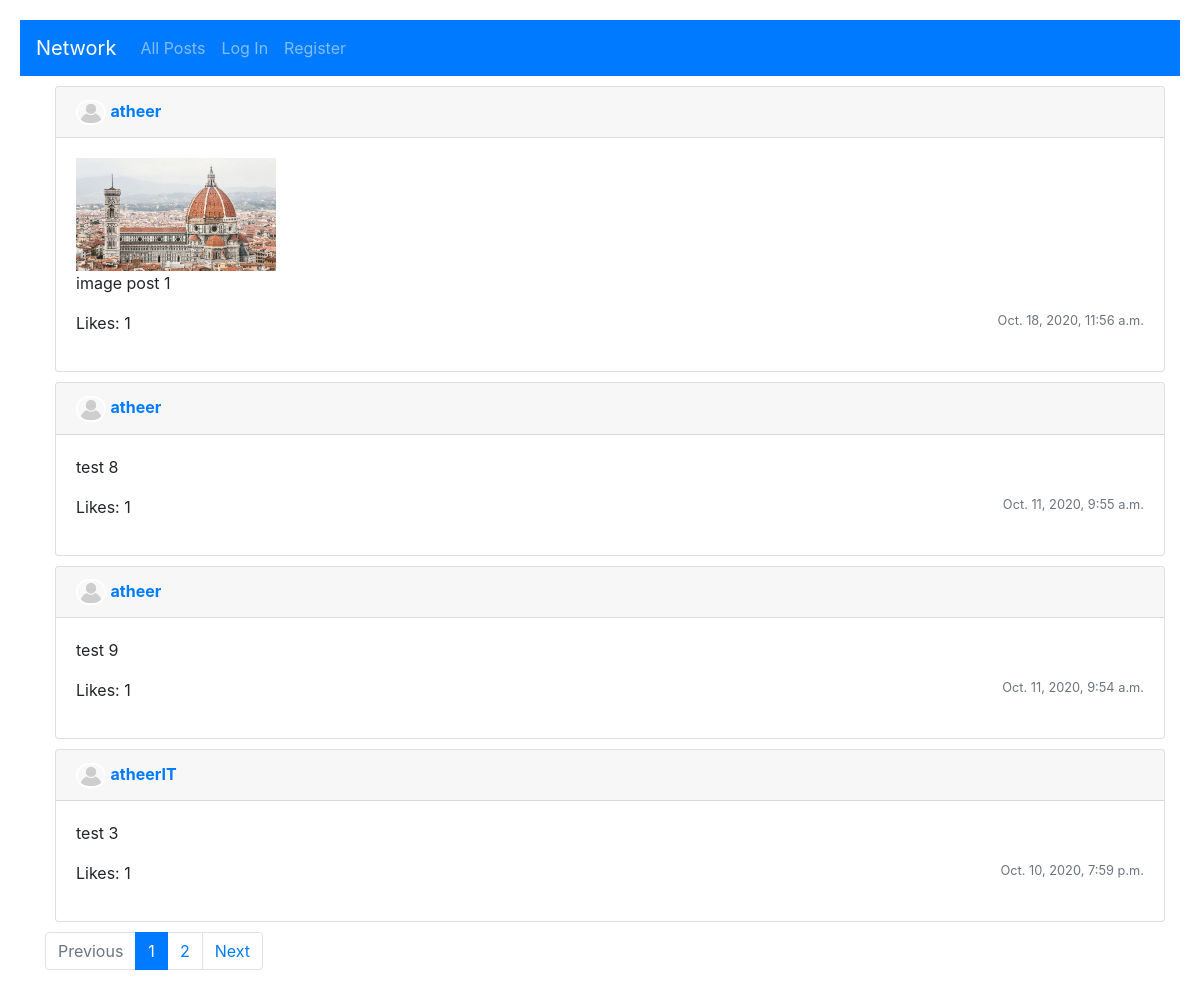
The app's page /, older data.
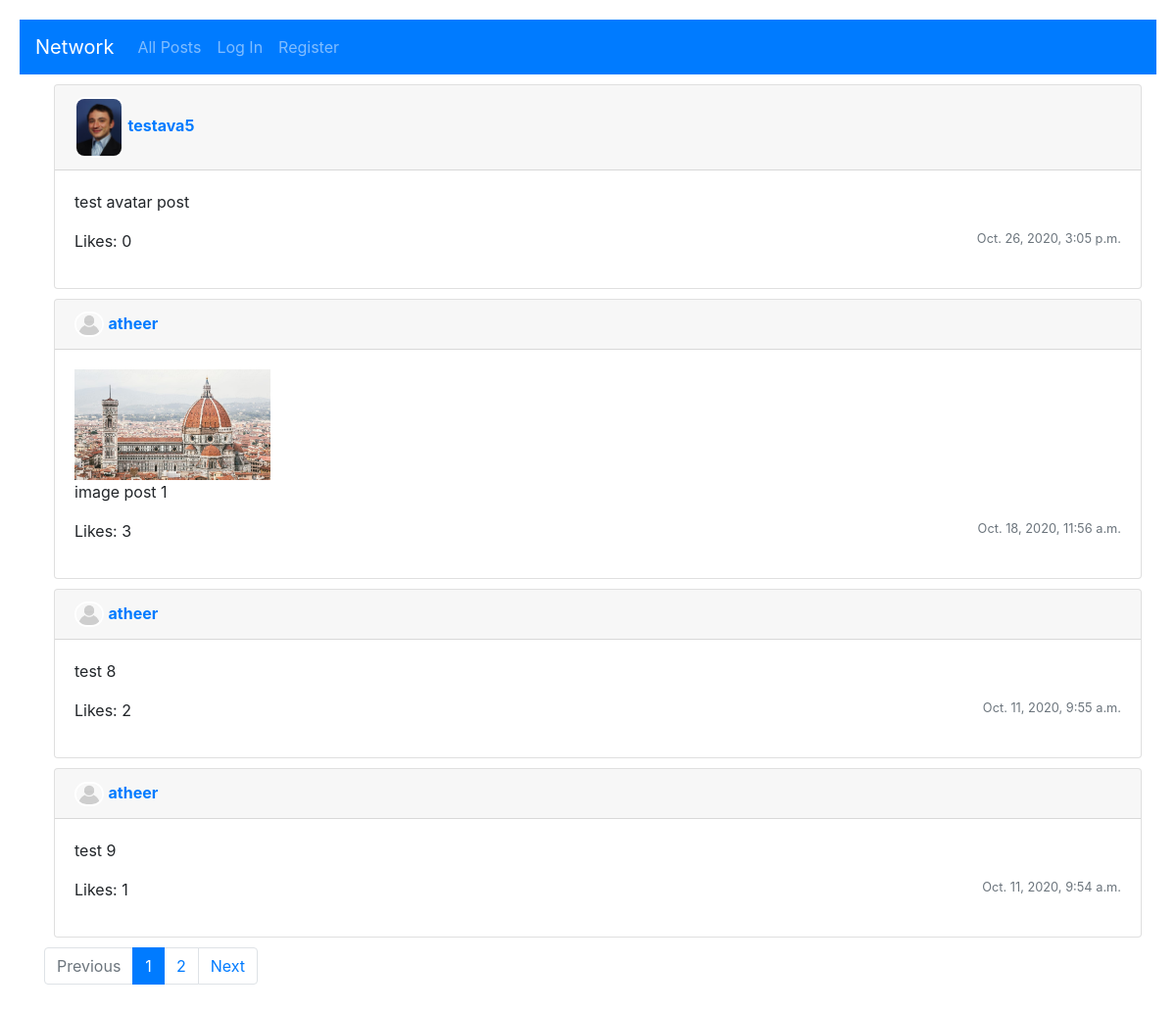
The same page, newer data.
### network/models.py (models this page shows)
class Post(models.Model):
    post = models.CharField(max_length=500, blank=False)
    image = models.ImageField(upload_to="postImage", null=True)
    user = models.ForeignKey(
        User, on_delete=models.CASCADE, related_name='geek')
    date = models.DateTimeField(blank=False)
    postLike = models.IntegerField(default=0)

class User(AbstractUser):
    avatar = models.ImageField(upload_to="userAvatar", null=True)

### network/views.py (the view)
# urls.py: path("", views.index, name="index"),
def index(request):
    posts = Post.objects.all().order_by('-id')
    paginator = Paginator(posts, 4)
    page_number = request.GET.get('page')
    page_obj = paginator.get_page(page_number)
    return render(request, "network/index.html", {
        'page_obj': page_obj,
    })

### network/templatetags/filter.py (called while the page is built)
@register.filter()
def range1(min, max):
    return range(min, max+1)

### network/templates/network/index.html (shortened to what this page needs)
{% extends "network/layout.html" %}
{% load static %}
{% load filter %}
{% block body %}
{% for post in page_obj %}
<div class="card w-100" style="margin: 10px;">
    <div class="card-header">
        {% if post.user.avatar %}
        <img src="{{post.user.avatar.url}}" alt="avatar" width="50px"
            style="vertical-align: middle; border-radius: 10px; border: 2px solid white;">
        {% else %}
        <img src="{% static 'icon/default-avatar.jpg' %}" alt="avatar" width="30px"
            style="vertical-align: middle; border-radius: 15px; border: 2px solid white;">
        {% endif %}
        <a href="{% url 'profile' post.user %}">
            <strong>{{post.user}}</strong>
        </a>
    </div>
    <div class="card-body">
        {% if post.image %}
        <img src="{{post.image.url}} " style="width: 200px;">
        {% endif %}
        <div class="postDiv" id="{{post.id}}">
            <P class="post">{{post.post}}</P>
        </div>
        <p>
            {% if user.is_authenticated %}
            <img class="like" data-like="{{post.id}}" src="{% static 'icon/like.jpg' %} " width="20px" height="20px" />
            {% else %}
            <span>Likes: </span>
            {% endif %}
            <span>{{post.postLike}}</span>
            <small class="text-muted" style="float: right;">{{post.date}} </small>
        </p>
    </div>
</div>
{% empty %}
<p>there are no posts yet</p>
{% endfor %}
<nav aria-label="Page navigation example">
    <ul class="pagination">
        {% if page_obj.has_previous %}
        <li class="page-item"><a class="page-link" href="?page={{ page_obj.previous_page_number }}">Previous</a></li>
        {% else %}
        <li class="page-item disabled"><a class="page-link" href="?page=1" aria-disabled="true">Previous</a></li>
        {% endif %}
        {% for value in 1|range1:page_obj.paginator.num_pages %}
        <li class="page-item {% if value == page_obj.number %}active{% endif %}"><a class="page-link"
                href="?page={{ value }}">{{value}}</a></li>
        {% endfor %}
        {% if page_obj.has_next %}
        <li class="page-item"><a class="page-link" href="?page={{ page_obj.next_page_number }}">Next</a></li>
        {% else %}
        <li class="page-item disabled"><a class="page-link" href="?page={{ page_obj.paginator.num_pages }}"
                aria-disabled="true">Next</a></li>
        {% endif %}
    </ul>
</nav>
</div>
{% endblock %}

### network/templates/network/layout.html (shortened to what this page needs)
{% load static %}
<!DOCTYPE html>
<html lang="en">
<head>
    <link rel="stylesheet" href="https://stackpath.bootstrapcdn.com/bootstrap/4.4.1/css/bootstrap.min.css"
>
    <link href="{% static 'network/styles.css' %}" rel="stylesheet">
</head>
<body>
    <nav class="navbar navbar-expand-lg navbar-dark bg-primary">
        <a class="navbar-brand" href="{% url 'index' %}">Network</a>
        <div>
            <ul class="navbar-nav mr-auto">
                <li class="nav-item">
                    <a class="nav-link" href="{% url 'index' %}">All Posts</a>
                </li>
                {% if user.is_authenticated %}
                <li class="nav-item">
                    <a class="nav-link" href="{% url 'following' %}">Following</a>
                </li>
                <li class="nav-item">
                    <a class="nav-link" href="{% url 'logout' %}">Log Out</a>
                </li>
                {% else %}
                <li class="nav-item">
                    <a class="nav-link" href="{% url 'login' %}">Log In</a>
                </li>
                <li class="nav-item">
                    <a class="nav-link" href="{% url 'register' %}">Register</a>
                </li>
                {% endif %}
            </ul>
        </div>
    </nav>
    <div class="container">
        {% block body %}
        {% endblock %}
</body>
</html>

### network/static/network/styles.css (style rules this page uses)
body { padding: 20px; }

Row changes from the older to the newer data that the page shows:
no longer on this page (row edited): Post: user "atheerIT", post "test 3", postLike "1", date "Oct. 10, 2020, 7:59 p.m."
added Post: user.avatar (picture), user "testava5", post "test avatar post", postLike "0", date "Oct. 26, 2020, 3:05 p.m."
changed Post "image post 1": postLike "1" → "3"
changed Post "test 8": postLike "1" → "2"
